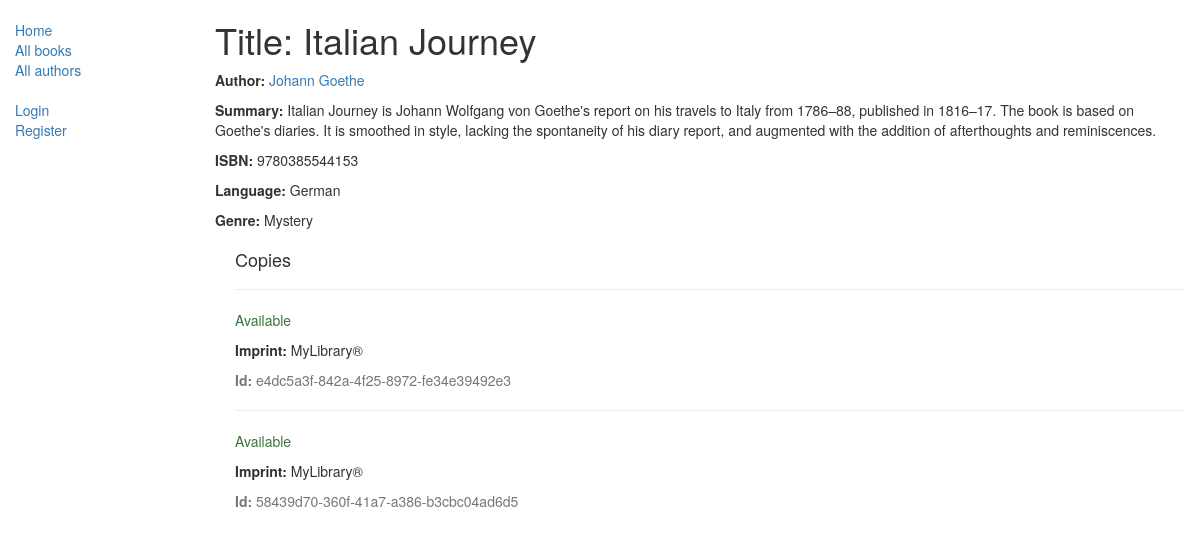
The app's page /catalog/book/1/ with its own data.
### catalog/models.py (models this page shows, shortened)
class Book(models.Model):
    title = models.CharField(max_length=200)
    author = models.ForeignKey('Author', on_delete=models.CASCADE, null=True)
    summary = models.TextField(max_length=1000, help_text="Enter a brief description of the book")
    isbn = models.CharField('ISBN', max_length=13,
                            help_text='13 Character <a href="https://www.isbn-international.org/content/what-isbn'
                                      '">ISBN number</a>')
    genre = models.ManyToManyField(Genre, help_text="Select a genre for this book")
    language = models.ForeignKey('Language', on_delete=models.CASCADE, null=True)

class Author(models.Model):
    first_name = models.CharField(max_length=100)
    last_name = models.CharField(max_length=100)
    date_of_birth = models.DateField(null=True, blank=True)
    date_of_death = models.DateField('died', null=True, blank=True)
    class Meta:
        ordering = ['first_name', 'last_name']
    def __str__(self):
        return f'{self.first_name} {self.last_name}'

class Language(models.Model):
    name = models.CharField(max_length=200,
                            help_text="Enter the book's natural language (e.g. English, French, Japanese etc.)"
                            )
    def __str__(self):
        return self.name

class Genre(models.Model):
    name = models.CharField(
                            max_length=200,
                            help_text="Enter a book genre (e.g. Science Fiction, French Poetry etc.)"
                            )
    def __str__(self):
        return self.name

class BookInstance(models.Model):
    id = models.UUIDField(primary_key=True, default=uuid.uuid4,
                          help_text="Unique ID for this particular book across whole library")
    book = models.ForeignKey('Book', on_delete=models.SET_NULL, null=True)
    imprint = models.CharField(max_length=200)
    due_back = models.DateField(null=True, blank=True)
    borrower = models.ForeignKey(User, on_delete=models.SET_NULL, null=True, blank=True)
    LOAN_STATUS = (
        ('d', 'Maintenance'),
        ('o', 'On loan'),
        ('a', 'Available'),
        ('r', 'Reserved'),
    )
    status = models.CharField(
        max_length=1,
        choices=LOAN_STATUS,
        blank=True,
        default='a',
        help_text='Book availability')
    class Meta:
        ordering = ['due_back']

### catalog/views.py (the view)
# urls.py: path('book/<int:pk>/', views.BookDetailView.as_view(), name='book-detail'),
class BookDetailView(generic.DetailView):
    model = Book

### catalog/templates/catalog/book_detail.html (shortened to what this page needs)
{% extends "base_generic.html" %}
{% block content %}
<h1>Title: {{ book.title }}</h1>
<p><strong>Author:</strong> <a href="{% url 'author-detail' book.author.pk %}">{{ book.author }}</a></p>
<p><strong>Summary:</strong> {{ book.summary }}</p>
<p><strong>ISBN:</strong> {{ book.isbn }}</p>
<p><strong>Language:</strong> {{ book.language }}</p>
<p><strong>Genre:</strong> {% for genre in book.genre.all %}{{genre}}{% if not forloop.last %}, {% endif %}{% endfor %}</p>
<div style="margin-left:20px;margin-top:20px">
<h4>Copies</h4>
{% for copy in book.bookinstance_set.all %}
    <hr>
    <p class="{% if copy.status == 'a' %}text-success{% elif copy.status == 'd' %}text-danger{% else %}text-warning{% endif %}">{{ copy.get_status_display }}</p>
    <p><strong>Imprint:</strong> {{copy.imprint}}</p>
    <p class="text-muted"><strong>Id:</strong> {{copy.id}}</p>
{% endfor %}
</div>
{% endblock %}

### records on screen
Book: title "Italian Journey", author "Johann Goethe", summary "Italian Journey is Johann Wolfgang von Goethe's report on his travels to Italy from 1786–88, published in 1816–17. The book is based on Goethe's diaries. It is smoothed in style, lacking the spontaneity of his diary report, and augmented with the addition of afterthoughts and reminiscences.", isbn "9780385544153", language "German"
Genre: name "Mystery"
BookInstance: status "Available", imprint "MyLibrary®", id "e4dc5a3f-842a-4f25-8972-fe34e39492e3"
BookInstance: status "Available", imprint "MyLibrary®", id "58439d70-360f-41a7-a386-b3cbc04ad6d5"
